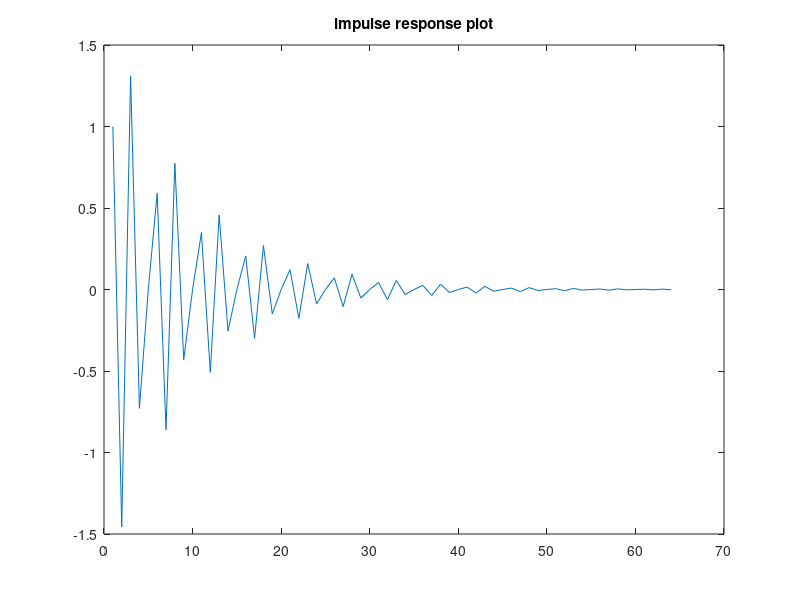
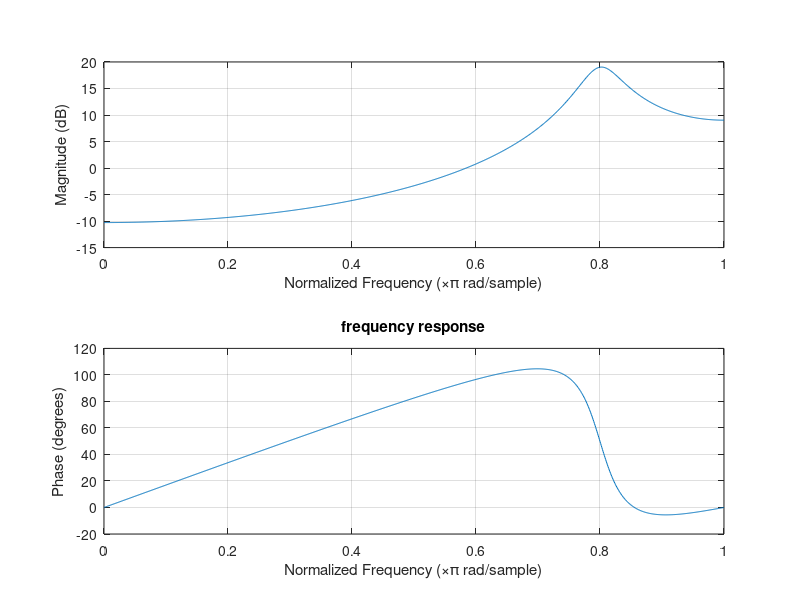
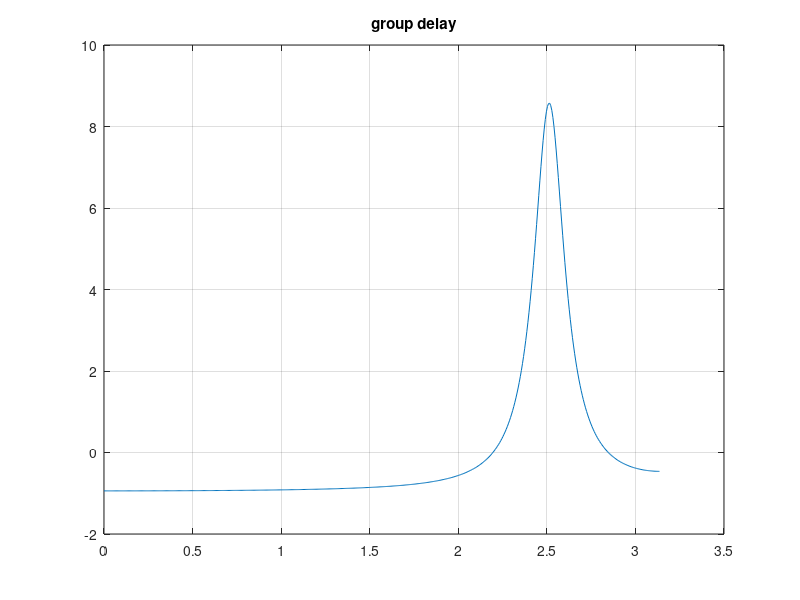

Source code (MATLAB) for these figures, in order:
x1=0.9*exp(j*0.8*pi);
x2=0.9*exp(-j*0.8*pi);
Roots = [x1,x2];
A=poly(Roots);
B=1;

dlt=zeros(1,64); 
dlt(1)=1;
X=dlt;
Y=filter(B, A, X);

%impulse response plot
figure(1)
plot(Y);
title('impulse response plot');

%frequency response
N=1000;
figure(2)
freqz(B,A,N);
title('frequency response');

%group delay
figure(3)
grpdelay(B,A);
title('group delay');
